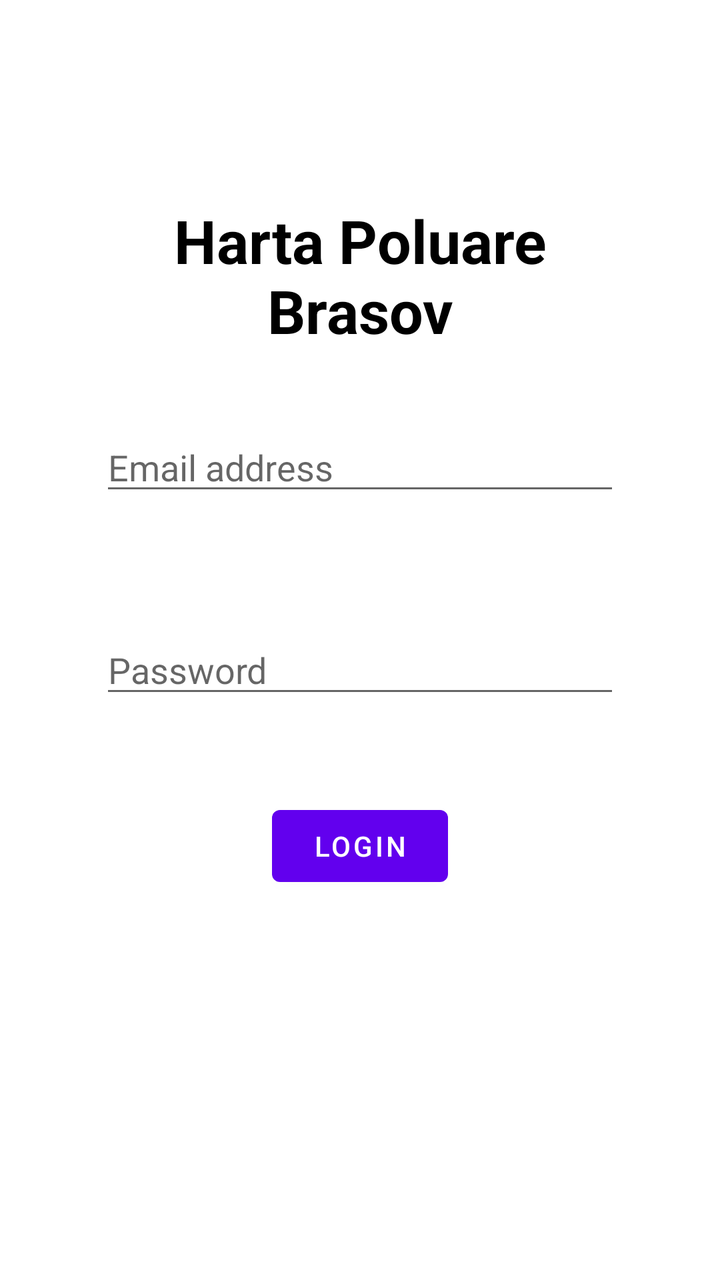
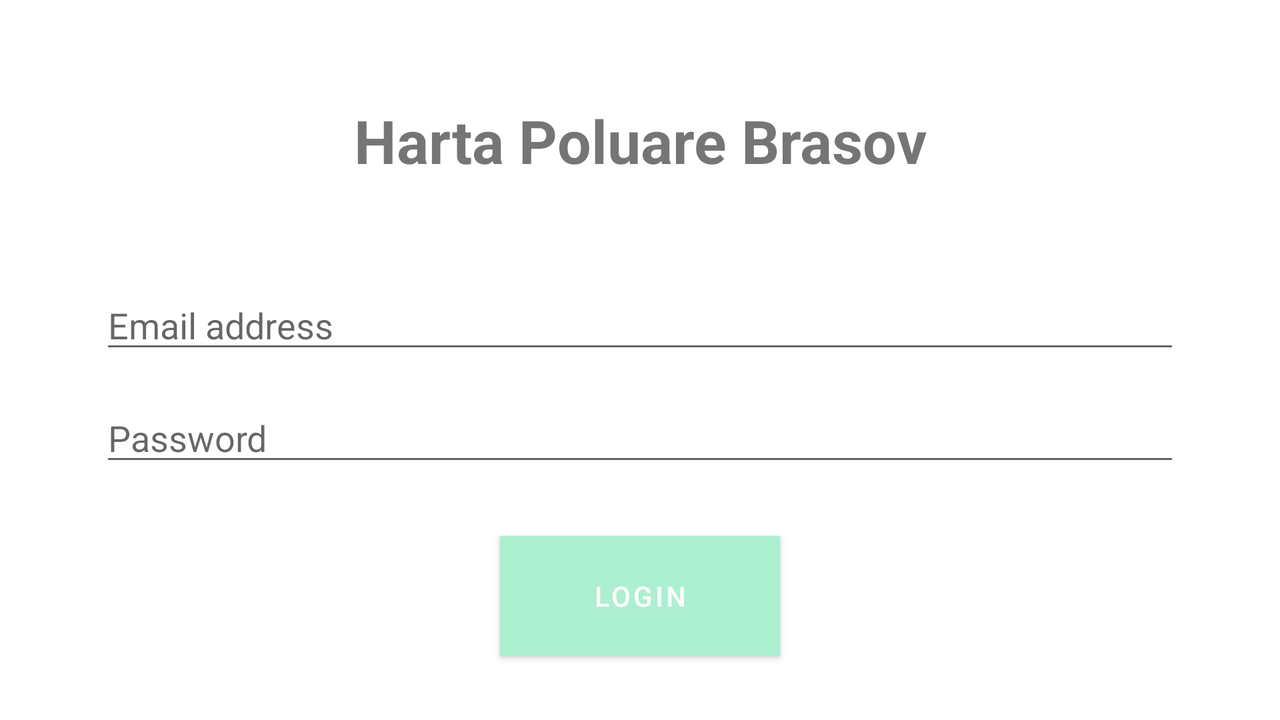

First picture: res/layout/ on a phone held upright. Second picture: the repository's own variant of that layout, on a device whose configuration matches the variant's folder. Source for both follows.
<!-- AndroidManifest.xml: application theme Theme.AirqualityTrackingService -->
<!-- res/layout/activity_main.xml -->
<?xml version="1.0" encoding="utf-8"?>
<androidx.constraintlayout.widget.ConstraintLayout xmlns:android="http://schemas.android.com/apk/res/android"
    xmlns:app="http://schemas.android.com/apk/res-auto"
    xmlns:tools="http://schemas.android.com/tools"
    android:layout_width="match_parent"
    android:layout_height="match_parent"
    tools:context=".LoginActivity">

    <TextView
        android:id="@+id/textView"
        android:layout_width="0dp"
        android:layout_height="wrap_content"
        android:layout_marginStart="50dp"
        android:layout_marginLeft="50dp"
        android:layout_marginTop="100dp"
        android:layout_marginEnd="50dp"
        android:layout_marginRight="50dp"
        android:gravity="center"
        android:text="@string/loginTitle"
        android:textColor="#000000"
        android:textSize="30sp"
        android:textStyle="bold"
        app:autoSizeTextType="none"
        app:layout_constraintEnd_toEndOf="parent"
        app:layout_constraintStart_toStartOf="parent"
        app:layout_constraintTop_toTopOf="parent" />

    <EditText
        android:id="@+id/textFieldEmail"
        android:layout_width="0dp"
        android:layout_height="wrap_content"
        android:layout_marginStart="50dp"
        android:layout_marginLeft="50dp"
        android:layout_marginTop="150dp"
        android:layout_marginEnd="50dp"
        android:layout_marginRight="50dp"
        android:layout_marginBottom="30dp"
        android:ems="10"
        android:hint="@string/email_address"
        android:importantForAutofill="no"
        android:inputType="textEmailAddress"
        app:layout_constraintBottom_toTopOf="@+id/textFieldPassword"
        app:layout_constraintEnd_toEndOf="parent"
        app:layout_constraintHorizontal_bias="0.0"
        app:layout_constraintStart_toStartOf="parent"
        app:layout_constraintTop_toBottomOf="@+id/textView" />

    <EditText
        android:id="@+id/textFieldPassword"
        android:layout_width="0dp"
        android:layout_height="wrap_content"
        android:layout_marginStart="50dp"
        android:layout_marginLeft="50dp"
        android:layout_marginTop="30dp"
        android:layout_marginEnd="50dp"
        android:layout_marginRight="50dp"
        android:layout_marginBottom="400dp"
        android:ems="10"
        android:hint="@string/password"
        android:importantForAutofill="no"
        android:inputType="textPassword"
        app:layout_constraintBottom_toBottomOf="parent"
        app:layout_constraintEnd_toEndOf="parent"
        app:layout_constraintStart_toStartOf="parent"
        app:layout_constraintTop_toBottomOf="@+id/textFieldEmail" />

    <Button
        android:id="@+id/loginButton"
        android:layout_width="wrap_content"
        android:layout_height="wrap_content"
        android:layout_marginTop="45dp"
        android:text="@string/loginButtonText"
        app:layout_constraintEnd_toEndOf="parent"
        app:layout_constraintStart_toStartOf="parent"
        app:layout_constraintTop_toBottomOf="@+id/textFieldPassword" />
</androidx.constraintlayout.widget.ConstraintLayout>
<!-- resources referenced by this layout -->
<resources>
  <string name="email_address">Email address</string>
  <string name="loginButtonText">Login</string>
  <string name="loginTitle">Harta Poluare Brasov</string>
  <string name="password">Password</string>
  <style name="Theme.AirqualityTrackingService" parent="Theme.MaterialComponents.DayNight.DarkActionBar">
          
          <item name="colorPrimary">@color/purple_500</item>
          <item name="colorPrimaryVariant">@color/purple_700</item>
          <item name="colorOnPrimary">@color/white</item>
          
          <item name="colorSecondary">@color/teal_200</item>
          <item name="colorSecondaryVariant">@color/teal_700</item>
          <item name="colorOnSecondary">@color/black</item>
          
          <item name="android:statusBarColor" tools:targetApi="l">?attr/colorPrimaryVariant</item>
          
      </style>
  <color name="purple_500">#FF6200EE</color>
  <color name="purple_700">#FF3700B3</color>
  <color name="white">#FFFFFFFF</color>
  <color name="teal_200">#FF03DAC5</color>
  <color name="teal_700">#FF018786</color>
  <color name="black">#FF000000</color>
</resources>
<!-- res/layout-land/activity_main.xml (the repository's variant of the layout above) -->
<!-- drawn on the phone turned sideways -->
<?xml version="1.0" encoding="utf-8"?>
<androidx.constraintlayout.widget.ConstraintLayout xmlns:android="http://schemas.android.com/apk/res/android"
    xmlns:app="http://schemas.android.com/apk/res-auto"
    xmlns:tools="http://schemas.android.com/tools"
    android:layout_width="match_parent"
    android:layout_height="match_parent"
    android:textColor="#FFFFFF"
    tools:context=".LoginActivity">

    <TextView
        android:id="@+id/textView"
        android:layout_width="0dp"
        android:layout_height="wrap_content"
        android:layout_marginStart="50dp"
        android:layout_marginLeft="50dp"
        android:layout_marginTop="50dp"
        android:layout_marginEnd="50dp"
        android:layout_marginRight="50dp"
        android:gravity="center"
        android:text="@string/loginTitle"
        android:textSize="30sp"
        android:textStyle="bold"
        app:autoSizeTextType="none"
        app:layout_constraintEnd_toEndOf="parent"
        app:layout_constraintStart_toStartOf="parent"
        app:layout_constraintTop_toTopOf="parent" />

    <EditText
        android:id="@+id/textFieldEmail"
        android:layout_width="0dp"
        android:layout_height="wrap_content"
        android:layout_marginStart="50dp"
        android:layout_marginLeft="50dp"
        android:layout_marginTop="50dp"
        android:layout_marginEnd="50dp"
        android:layout_marginRight="50dp"
        android:layout_marginBottom="30dp"
        android:ems="10"
        android:hint="@string/email_address"
        android:importantForAutofill="no"
        android:inputType="textEmailAddress"
        app:layout_constraintBottom_toTopOf="@+id/textFieldPassword"
        app:layout_constraintEnd_toEndOf="parent"
        app:layout_constraintHorizontal_bias="0.0"
        app:layout_constraintStart_toStartOf="parent"
        app:layout_constraintTop_toBottomOf="@+id/textView" />

    <EditText
        android:id="@+id/textFieldPassword"
        android:layout_width="0dp"
        android:layout_height="wrap_content"
        android:layout_marginStart="50dp"
        android:layout_marginLeft="50dp"
        android:layout_marginTop="15dp"
        android:layout_marginEnd="50dp"
        android:layout_marginRight="50dp"
        android:ems="10"
        android:hint="@string/password"
        android:importantForAutofill="no"
        android:inputType="textPassword"
        app:layout_constraintEnd_toEndOf="parent"
        app:layout_constraintStart_toStartOf="parent"
        app:layout_constraintTop_toBottomOf="@+id/textFieldEmail" />

    <Button
        android:id="@+id/loginButton"
        android:layout_width="140dp"
        android:layout_height="60dp"
        android:layout_marginTop="30dp"
        android:text="@string/loginButtonText"
        android:background="#ADEFD1"
        app:backgroundTint="#ADEFD1"
        app:layout_constraintEnd_toEndOf="parent"
        app:layout_constraintStart_toStartOf="parent"
        app:layout_constraintTop_toBottomOf="@+id/textFieldPassword" />

</androidx.constraintlayout.widget.ConstraintLayout>
